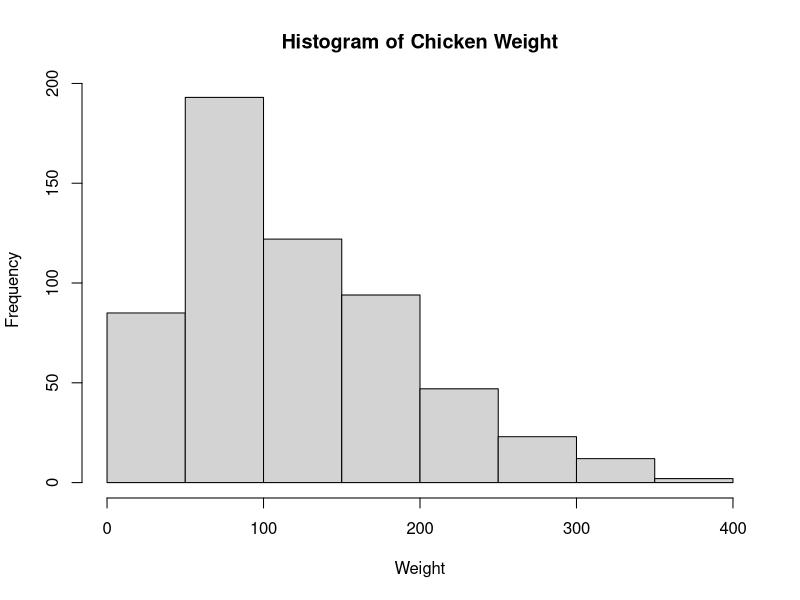
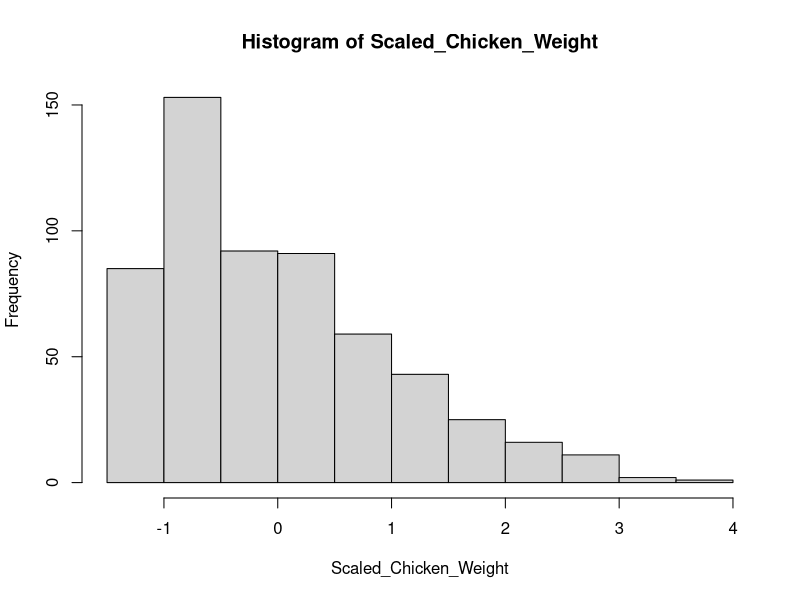
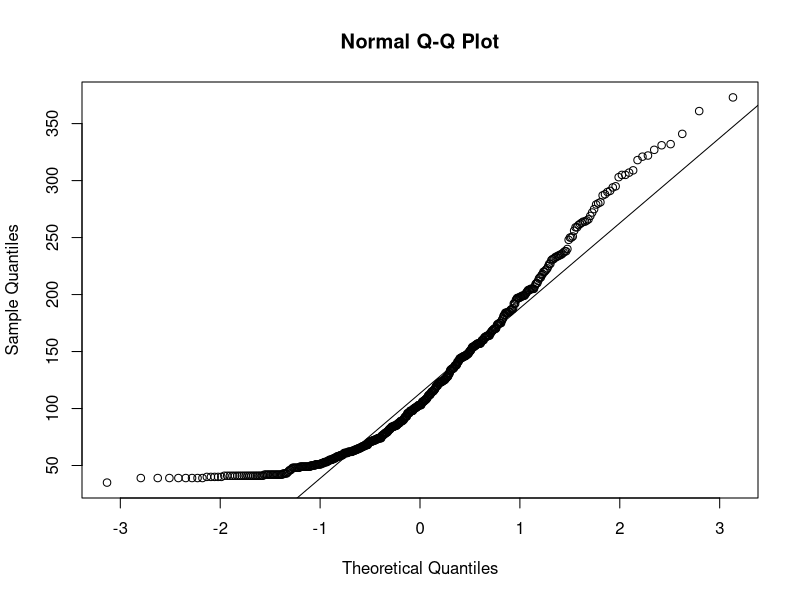
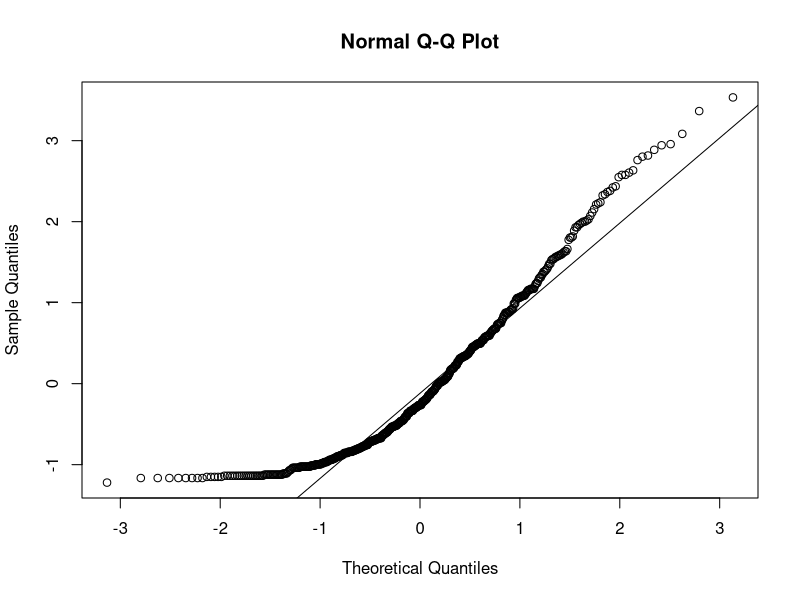
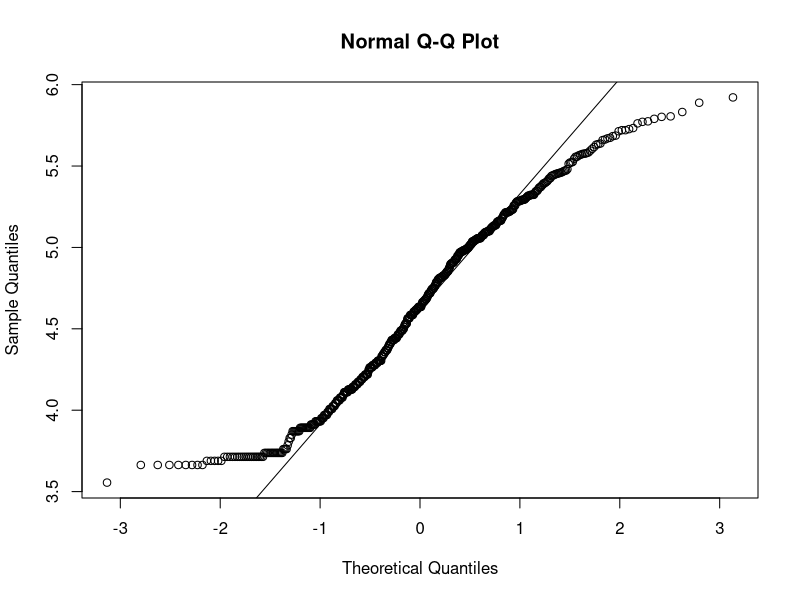
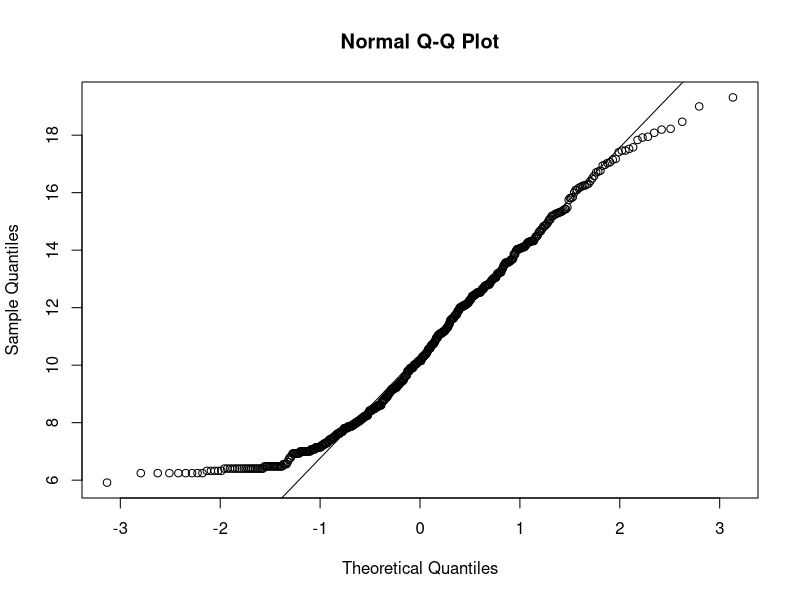
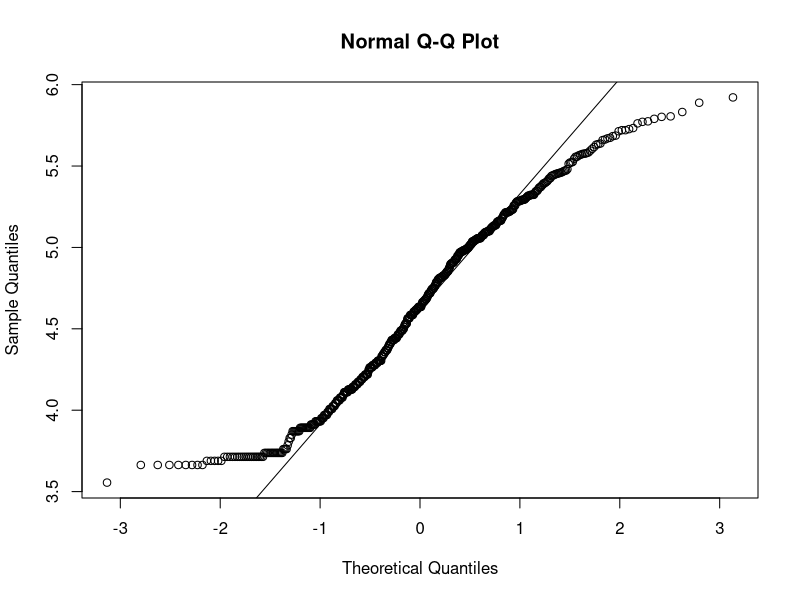
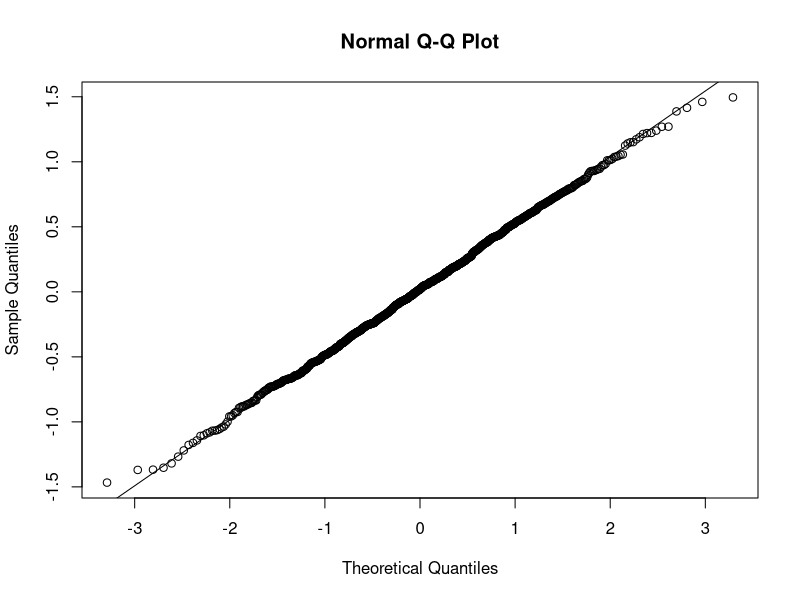

Write R code to recreate these figures, in order.
## ---- chunk 1
knitr::opts_chunk$set(echo = TRUE)
## ---- chunk 2
#exercises for 4c
#Question 1 Normalizing, Transforming, and the QQ plot 

library(datasets)
ChickWeight
hist((ChickWeight$weight), xlab = 'Weight', main = paste("Histogram of Chicken Weight"))
#looks like the graph is skewed right (positive) 
#?scale
Scaled_Chicken_Weight <- scale(ChickWeight$weight, center = TRUE, scale = TRUE)
hist(Scaled_Chicken_Weight)
#the graph shows more bars that describe the relationship on a smaller axis length. The data points are cloer together for reference
#and the data points lie in tails on either side of the reference line

qqnorm(ChickWeight$weight)
qqline(ChickWeight$weight)
qqnorm(Scaled_Chicken_Weight)
qqline(Scaled_Chicken_Weight)

#the two graphs are not different because the skewed data is corrected in the quartile-quartile graph
chickweighttrans <- data.frame(transform(ChickWeight$weight, logofweight = log(ChickWeight$weight)))
qqnorm(chickweighttrans$logofweight)
qqline(chickweighttrans$logofweight)

sqrtchickweight <- data.frame(transform(ChickWeight$weight, sqrtofweight = sqrt(ChickWeight$weight)))
qqnorm(sqrtchickweight$sqrtofweight)
qqline(sqrtchickweight$sqrtofweight)
#the quartile-quartile plots are closer to the qqline, meaning reduced skewness
#install.packages('caret')
library(caret)
#install.packages('e1071')
library(e1071)
boxcox = BoxCoxTrans(ChickWeight$weight)
qqnorm(predict(boxcox, ChickWeight$weight))
qqline(predict(boxcox, ChickWeight$weight))
#This looks very similar to the sqrt and the log quartile-quartile graphs that showed reduced skewness

#Question 2
numb <- rnorm(1000, mean = 0, sd = 0.5)
qqnorm(numb)
qqline(numb)
exp <- rexp(1000, 10)
qqnorm(exp)
qqline(exp)


new <- log(exp)
qqnorm(new)
qqline(new)
## ---- chunk 3

